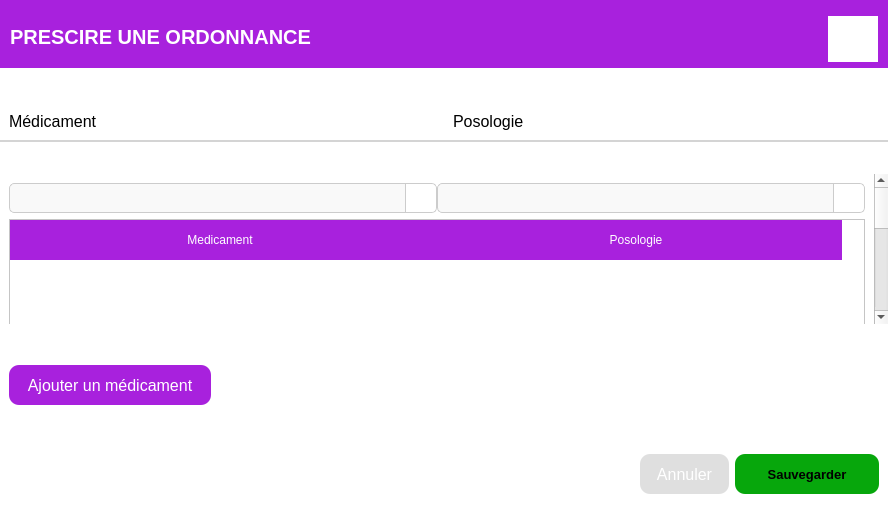
<?xml version="1.0" encoding="UTF-8"?>
<ui version="4.0">
 <class>AjouterOrdonnance</class>
 <widget class="QDialog" name="AjouterOrdonnance">
  <property name="geometry">
   <rect>
    <x>0</x>
    <y>0</y>
    <width>888</width>
    <height>530</height>
   </rect>
  </property>
  <property name="windowTitle">
   <string>Dialog</string>
  </property>
  <layout class="QHBoxLayout" name="horizontalLayout">
   <property name="spacing">
    <number>0</number>
   </property>
   <property name="leftMargin">
    <number>0</number>
   </property>
   <property name="topMargin">
    <number>0</number>
   </property>
   <property name="rightMargin">
    <number>0</number>
   </property>
   <property name="bottomMargin">
    <number>0</number>
   </property>
   <item>
    <widget class="QFrame" name="carre">
     <property name="styleSheet">
      <string notr="true">#carre{
	background-color: rgb(255, 255, 255);
}</string>
     </property>
     <property name="frameShape">
      <enum>QFrame::NoFrame</enum>
     </property>
     <property name="frameShadow">
      <enum>QFrame::Raised</enum>
     </property>
     <layout class="QVBoxLayout" name="verticalLayout_5">
      <property name="spacing">
       <number>0</number>
      </property>
      <property name="leftMargin">
       <number>0</number>
      </property>
      <property name="topMargin">
       <number>0</number>
      </property>
      <property name="rightMargin">
       <number>0</number>
      </property>
      <property name="bottomMargin">
       <number>0</number>
      </property>
      <item>
       <widget class="QFrame" name="autre">
        <property name="maximumSize">
         <size>
          <width>16777215</width>
          <height>70</height>
         </size>
        </property>
        <property name="styleSheet">
         <string notr="true">#autre{
border-bottom: 2px solid rgb(255, 255, 255);
background-color: rgb(168, 33, 221);
}</string>
        </property>
        <property name="frameShape">
         <enum>QFrame::NoFrame</enum>
        </property>
        <property name="frameShadow">
         <enum>QFrame::Raised</enum>
        </property>
        <layout class="QHBoxLayout" name="horizontalLayout_2">
         <property name="spacing">
          <number>0</number>
         </property>
         <property name="leftMargin">
          <number>10</number>
         </property>
         <property name="topMargin">
          <number>16</number>
         </property>
         <property name="rightMargin">
          <number>10</number>
         </property>
         <property name="bottomMargin">
          <number>12</number>
         </property>
         <item>
          <widget class="QLabel" name="label_3">
           <property name="font">
            <font>
             <pointsize>15</pointsize>
             <weight>75</weight>
             <bold>true</bold>
            </font>
           </property>
           <property name="styleSheet">
            <string notr="true">color: rgb(255, 255, 255);</string>
           </property>
           <property name="text">
            <string>PRESCIRE UNE ORDONNANCE</string>
           </property>
          </widget>
         </item>
         <item>
          <widget class="QPushButton" name="femer">
           <property name="minimumSize">
            <size>
             <width>0</width>
             <height>46</height>
            </size>
           </property>
           <property name="maximumSize">
            <size>
             <width>50</width>
             <height>50</height>
            </size>
           </property>
           <property name="cursor">
            <cursorShape>PointingHandCursor</cursorShape>
           </property>
           <property name="styleSheet">
            <string notr="true">QPushButton{
background-color: rgb(255, 255, 255);
border: none;
}

QPushButton:hover{
background-color: rgb(255, 0, 0);
}</string>
           </property>
           <property name="text">
            <string/>
           </property>
           <property name="icon">
            <iconset resource="icon.qrc">
             <normaloff>:/ICON/close-line.svg</normaloff>:/ICON/close-line.svg</iconset>
           </property>
           <property name="iconSize">
            <size>
             <width>36</width>
             <height>36</height>
            </size>
           </property>
          </widget>
         </item>
        </layout>
       </widget>
      </item>
      <item>
       <widget class="QFrame" name="frame_15">
        <property name="frameShape">
         <enum>QFrame::NoFrame</enum>
        </property>
        <property name="frameShadow">
         <enum>QFrame::Raised</enum>
        </property>
        <layout class="QVBoxLayout" name="verticalLayout">
         <property name="spacing">
          <number>0</number>
         </property>
         <property name="leftMargin">
          <number>0</number>
         </property>
         <property name="topMargin">
          <number>0</number>
         </property>
         <property name="rightMargin">
          <number>0</number>
         </property>
         <property name="bottomMargin">
          <number>0</number>
         </property>
         <item>
          <widget class="QFrame" name="frame_16">
           <property name="maximumSize">
            <size>
             <width>16777215</width>
             <height>40</height>
            </size>
           </property>
           <property name="cursor">
            <cursorShape>ArrowCursor</cursorShape>
           </property>
           <property name="styleSheet">
            <string notr="true">border-bottom: 2px solid rgb(212, 212, 212)</string>
           </property>
           <property name="frameShape">
            <enum>QFrame::NoFrame</enum>
           </property>
           <property name="frameShadow">
            <enum>QFrame::Raised</enum>
           </property>
           <layout class="QHBoxLayout" name="horizontalLayout_17">
            <property name="spacing">
             <number>0</number>
            </property>
            <property name="leftMargin">
             <number>0</number>
            </property>
            <property name="topMargin">
             <number>0</number>
            </property>
            <property name="rightMargin">
             <number>0</number>
            </property>
            <property name="bottomMargin">
             <number>0</number>
            </property>
            <item>
             <widget class="QFrame" name="frame_3">
              <property name="minimumSize">
               <size>
                <width>386</width>
                <height>0</height>
               </size>
              </property>
              <property name="styleSheet">
               <string notr="true">QFrame{
border: none;
border-bottom: 2px solid rgb(212, 212, 212);
}</string>
              </property>
              <property name="frameShape">
               <enum>QFrame::NoFrame</enum>
              </property>
              <property name="frameShadow">
               <enum>QFrame::Raised</enum>
              </property>
              <layout class="QHBoxLayout" name="horizontalLayout_6">
               <item>
                <widget class="QLabel" name="label_4">
                 <property name="font">
                  <font>
                   <pointsize>12</pointsize>
                  </font>
                 </property>
                 <property name="styleSheet">
                  <string notr="true">border: none;</string>
                 </property>
                 <property name="text">
                  <string>Médicament</string>
                 </property>
                </widget>
               </item>
              </layout>
             </widget>
            </item>
            <item>
             <widget class="QFrame" name="frame_4">
              <property name="minimumSize">
               <size>
                <width>385</width>
                <height>0</height>
               </size>
              </property>
              <property name="styleSheet">
               <string notr="true">QFrame{
border: none;
border-bottom: 2px solid rgb(212, 212, 212);
}</string>
              </property>
              <property name="frameShape">
               <enum>QFrame::StyledPanel</enum>
              </property>
              <property name="frameShadow">
               <enum>QFrame::Raised</enum>
              </property>
              <layout class="QHBoxLayout" name="horizontalLayout_7">
               <item>
                <widget class="QLabel" name="label_5">
                 <property name="font">
                  <font>
                   <pointsize>12</pointsize>
                  </font>
                 </property>
                 <property name="styleSheet">
                  <string notr="true">border: none;</string>
                 </property>
                 <property name="text">
                  <string>Posologie</string>
                 </property>
                </widget>
               </item>
              </layout>
             </widget>
            </item>
           </layout>
          </widget>
         </item>
         <item>
          <widget class="QFrame" name="frame_17">
           <property name="maximumSize">
            <size>
             <width>16777215</width>
             <height>150</height>
            </size>
           </property>
           <property name="cursor">
            <cursorShape>ArrowCursor</cursorShape>
           </property>
           <property name="frameShape">
            <enum>QFrame::NoFrame</enum>
           </property>
           <property name="frameShadow">
            <enum>QFrame::Raised</enum>
           </property>
           <layout class="QHBoxLayout" name="horizontalLayout_9">
            <property name="spacing">
             <number>0</number>
            </property>
            <property name="leftMargin">
             <number>0</number>
            </property>
            <property name="topMargin">
             <number>0</number>
            </property>
            <property name="rightMargin">
             <number>0</number>
            </property>
            <property name="bottomMargin">
             <number>0</number>
            </property>
            <item>
             <widget class="QScrollArea" name="scrollArea">
              <property name="styleSheet">
               <string notr="true">background-color: rgb(255, 255, 255);</string>
              </property>
              <property name="frameShape">
               <enum>QFrame::NoFrame</enum>
              </property>
              <property name="widgetResizable">
               <bool>true</bool>
              </property>
              <widget class="QWidget" name="scrollAreaWidgetContents">
               <property name="geometry">
                <rect>
                 <x>0</x>
                 <y>0</y>
                 <width>871</width>
                 <height>454</height>
                </rect>
               </property>
               <layout class="QVBoxLayout" name="verticalLayout_2">
                <property name="leftMargin">
                 <number>9</number>
                </property>
                <item>
                 <widget class="QFrame" name="frame_5">
                  <property name="maximumSize">
                   <size>
                    <width>16777215</width>
                    <height>42</height>
                   </size>
                  </property>
                  <property name="styleSheet">
                   <string notr="true">border: none;</string>
                  </property>
                  <property name="frameShape">
                   <enum>QFrame::NoFrame</enum>
                  </property>
                  <property name="frameShadow">
                   <enum>QFrame::Raised</enum>
                  </property>
                  <layout class="QHBoxLayout" name="horizontalLayout_11">
                   <property name="spacing">
                    <number>0</number>
                   </property>
                   <property name="leftMargin">
                    <number>0</number>
                   </property>
                   <property name="topMargin">
                    <number>0</number>
                   </property>
                   <property name="rightMargin">
                    <number>0</number>
                   </property>
                   <property name="bottomMargin">
                    <number>0</number>
                   </property>
                   <item>
                    <widget class="QFrame" name="frame_8">
                     <property name="frameShape">
                      <enum>QFrame::NoFrame</enum>
                     </property>
                     <property name="frameShadow">
                      <enum>QFrame::Raised</enum>
                     </property>
                     <layout class="QHBoxLayout" name="horizontalLayout_12">
                      <property name="spacing">
                       <number>0</number>
                      </property>
                      <property name="leftMargin">
                       <number>0</number>
                      </property>
                      <property name="topMargin">
                       <number>0</number>
                      </property>
                      <property name="rightMargin">
                       <number>0</number>
                      </property>
                      <property name="bottomMargin">
                       <number>0</number>
                      </property>
                      <item>
                       <widget class="QComboBox" name="CO_medicament">
                        <property name="minimumSize">
                         <size>
                          <width>0</width>
                          <height>30</height>
                         </size>
                        </property>
                        <property name="styleSheet">
                         <string notr="true">QComboBox {
    border: 1px solid #cccccc;
    border-radius: 5px;
    padding: 5px 10px;
    background-color: #f9f9f9;
    font-family: Arial, sans-serif;
    font-size: 14px;
    color: #333333;
}

QComboBox::drop-down {
    subcontrol-origin: padding;
    subcontrol-position: top right;
    width: 30px;
    border-left: 1px solid #cccccc;
    background-color: #ffffff;
    border-top-right-radius: 5px;
    border-bottom-right-radius: 5px;
}

QComboBox::down-arrow {
     /* Remplace par le chemin de ton image de flèche */
	image: url(:/ICON/Vector_down_arrow_link.svg.png);
    width: 30px;
    height: 30px;
}

QComboBox QAbstractItemView {
    border: 1px solid #cccccc;
    border-radius: 5px;
    padding: 5px;
    background-color: #ffffff;
    selection-background-color: #6da3ff;
    selection-color: #ffffff;
    font-family: Arial, sans-serif;
    font-size: 14px;
}

QComboBox::item {
    padding: 5px;
    background-color: #ffffff;
    color: #333333;
	
	font: 14pt &quot;MS Shell Dlg 2&quot;;
}

QComboBox::item:selected {
    background-color: #6da3ff;
    color: #ffffff;
}
</string>
                        </property>
                       </widget>
                      </item>
                     </layout>
                    </widget>
                   </item>
                   <item>
                    <widget class="QFrame" name="frame_9">
                     <property name="frameShape">
                      <enum>QFrame::NoFrame</enum>
                     </property>
                     <property name="frameShadow">
                      <enum>QFrame::Raised</enum>
                     </property>
                     <layout class="QHBoxLayout" name="horizontalLayout_13">
                      <property name="spacing">
                       <number>0</number>
                      </property>
                      <property name="leftMargin">
                       <number>0</number>
                      </property>
                      <property name="topMargin">
                       <number>0</number>
                      </property>
                      <property name="rightMargin">
                       <number>0</number>
                      </property>
                      <property name="bottomMargin">
                       <number>0</number>
                      </property>
                      <item>
                       <widget class="QComboBox" name="CO_posologie">
                        <property name="minimumSize">
                         <size>
                          <width>0</width>
                          <height>30</height>
                         </size>
                        </property>
                        <property name="styleSheet">
                         <string notr="true">QComboBox {
    border: 1px solid #cccccc;
    border-radius: 5px;
    padding: 5px 10px;
    background-color: #f9f9f9;
    font-family: Arial, sans-serif;
    font-size: 14px;
    color: #333333;
}

QComboBox::drop-down {
    subcontrol-origin: padding;
    subcontrol-position: top right;
    width: 30px;
    border-left: 1px solid #cccccc;
    background-color: #ffffff;
    border-top-right-radius: 5px;
    border-bottom-right-radius: 5px;
}

QComboBox::down-arrow {
     /* Remplace par le chemin de ton image de flèche */
	image: url(:/ICON/Vector_down_arrow_link.svg.png);
    width: 30px;
    height: 30px;
}

QComboBox QAbstractItemView {
    border: 1px solid #cccccc;
    border-radius: 5px;
    padding: 5px;
    background-color: #ffffff;
    selection-background-color: #6da3ff;
    selection-color: #ffffff;
    font-family: Arial, sans-serif;
    font-size: 14px;
}

QComboBox::item {
    padding: 5px;
    background-color: #ffffff;
    color: #333333;
	
	font: 14pt &quot;MS Shell Dlg 2&quot;;
}

QComboBox::item:selected {
    background-color: #6da3ff;
    color: #ffffff;
}
</string>
                        </property>
                       </widget>
                      </item>
                     </layout>
                    </widget>
                   </item>
                  </layout>
                 </widget>
                </item>
                <item>
                 <widget class="QFrame" name="frame_label">
                  <property name="minimumSize">
                   <size>
                    <width>0</width>
                    <height>400</height>
                   </size>
                  </property>
                  <property name="frameShape">
                   <enum>QFrame::NoFrame</enum>
                  </property>
                  <property name="frameShadow">
                   <enum>QFrame::Raised</enum>
                  </property>
                  <layout class="QHBoxLayout" name="horizontalLayout_14">
                   <property name="spacing">
                    <number>0</number>
                   </property>
                   <property name="leftMargin">
                    <number>0</number>
                   </property>
                   <property name="topMargin">
                    <number>0</number>
                   </property>
                   <property name="rightMargin">
                    <number>0</number>
                   </property>
                   <property name="bottomMargin">
                    <number>0</number>
                   </property>
                   <item>
                    <widget class="QTableWidget" name="tableWidget">
                     <property name="styleSheet">
                      <string notr="true"> QHeaderView::section {
	background-color: rgb(168, 33, 221);
    padding-left: 4px;
	height: 40px;
	border: none;
	color: rgb(255, 255, 255);
 }
 
 QHeaderView::section:checked
 {
 }

QTableView::item{
color: rgb(0, 0, 0);
}

QTableView::item:selected {
    background-color: #a0a0ff;
    color: black;
}

QPushButton{
border: none;
	background-color: rgb(168, 33, 221);
}
</string>
                     </property>
                     <property name="frameShape">
                      <enum>QFrame::StyledPanel</enum>
                     </property>
                     <attribute name="horizontalHeaderCascadingSectionResizes">
                      <bool>false</bool>
                     </attribute>
                     <attribute name="horizontalHeaderDefaultSectionSize">
                      <number>416</number>
                     </attribute>
                     <attribute name="horizontalHeaderMinimumSectionSize">
                      <number>49</number>
                     </attribute>
                     <attribute name="horizontalHeaderShowSortIndicator" stdset="0">
                      <bool>false</bool>
                     </attribute>
                     <attribute name="horizontalHeaderStretchLastSection">
                      <bool>false</bool>
                     </attribute>
                     <attribute name="verticalHeaderVisible">
                      <bool>false</bool>
                     </attribute>
                     <attribute name="verticalHeaderHighlightSections">
                      <bool>true</bool>
                     </attribute>
                     <column>
                      <property name="text">
                       <string>Medicament</string>
                      </property>
                     </column>
                     <column>
                      <property name="text">
                       <string>Posologie</string>
                      </property>
                     </column>
                    </widget>
                   </item>
                  </layout>
                 </widget>
                </item>
               </layout>
              </widget>
             </widget>
            </item>
           </layout>
          </widget>
         </item>
         <item>
          <widget class="QFrame" name="frame_19">
           <property name="maximumSize">
            <size>
             <width>16777215</width>
             <height>55</height>
            </size>
           </property>
           <property name="cursor">
            <cursorShape>ArrowCursor</cursorShape>
           </property>
           <property name="frameShape">
            <enum>QFrame::NoFrame</enum>
           </property>
           <property name="frameShadow">
            <enum>QFrame::Raised</enum>
           </property>
           <layout class="QHBoxLayout" name="horizontalLayout_8">
            <item>
             <widget class="QPushButton" name="btnAjouterMedicament">
              <property name="minimumSize">
               <size>
                <width>202</width>
                <height>40</height>
               </size>
              </property>
              <property name="font">
               <font>
                <pointsize>12</pointsize>
               </font>
              </property>
              <property name="cursor">
               <cursorShape>PointingHandCursor</cursorShape>
              </property>
              <property name="styleSheet">
               <string notr="true">background-color: rgb(168, 33, 221);
color: rgb(255, 255, 255);
border: none;
border-radius: 10px;</string>
              </property>
              <property name="text">
               <string>Ajouter un médicament</string>
              </property>
              <property name="icon">
               <iconset resource="icon.qrc">
                <normaloff>:/ICON/plus.svg</normaloff>:/ICON/plus.svg</iconset>
              </property>
              <property name="iconSize">
               <size>
                <width>25</width>
                <height>25</height>
               </size>
              </property>
             </widget>
            </item>
            <item>
             <spacer name="horizontalSpacer">
              <property name="orientation">
               <enum>Qt::Horizontal</enum>
              </property>
              <property name="sizeHint" stdset="0">
               <size>
                <width>642</width>
                <height>20</height>
               </size>
              </property>
             </spacer>
            </item>
           </layout>
          </widget>
         </item>
         <item>
          <widget class="QFrame" name="frame_18">
           <property name="maximumSize">
            <size>
             <width>16777215</width>
             <height>54</height>
            </size>
           </property>
           <property name="cursor">
            <cursorShape>ArrowCursor</cursorShape>
           </property>
           <property name="frameShape">
            <enum>QFrame::NoFrame</enum>
           </property>
           <property name="frameShadow">
            <enum>QFrame::Raised</enum>
           </property>
           <layout class="QHBoxLayout" name="horizontalLayout_10">
            <property name="bottomMargin">
             <number>0</number>
            </property>
            <item>
             <spacer name="horizontalSpacer_2">
              <property name="orientation">
               <enum>Qt::Horizontal</enum>
              </property>
              <property name="sizeHint" stdset="0">
               <size>
                <width>605</width>
                <height>20</height>
               </size>
              </property>
             </spacer>
            </item>
            <item>
             <widget class="QPushButton" name="PrendreRDV_4">
              <property name="minimumSize">
               <size>
                <width>89</width>
                <height>40</height>
               </size>
              </property>
              <property name="maximumSize">
               <size>
                <width>100</width>
                <height>16777215</height>
               </size>
              </property>
              <property name="font">
               <font>
                <pointsize>12</pointsize>
               </font>
              </property>
              <property name="cursor">
               <cursorShape>PointingHandCursor</cursorShape>
              </property>
              <property name="styleSheet">
               <string notr="true">border: none;
border-radius: 10px;
background-color: rgb(223, 223, 223);
color: rgb(255, 255, 255);</string>
              </property>
              <property name="text">
               <string>Annuler</string>
              </property>
              <property name="iconSize">
               <size>
                <width>25</width>
                <height>25</height>
               </size>
              </property>
             </widget>
            </item>
            <item>
             <widget class="QPushButton" name="btnSauvegarger">
              <property name="minimumSize">
               <size>
                <width>144</width>
                <height>40</height>
               </size>
              </property>
              <property name="maximumSize">
               <size>
                <width>150</width>
                <height>40</height>
               </size>
              </property>
              <property name="font">
               <font>
                <pointsize>10</pointsize>
                <weight>75</weight>
                <italic>false</italic>
                <bold>true</bold>
                <underline>false</underline>
               </font>
              </property>
              <property name="cursor">
               <cursorShape>PointingHandCursor</cursorShape>
              </property>
              <property name="styleSheet">
               <string notr="true">border: none;
background-color: rgb(7, 167, 12);
border-radius: 10px;</string>
              </property>
              <property name="text">
               <string>Sauvegarder</string>
              </property>
              <property name="icon">
               <iconset resource="icon.qrc">
                <normaloff>:/ICON/save-outline.svg</normaloff>:/ICON/save-outline.svg</iconset>
              </property>
              <property name="iconSize">
               <size>
                <width>25</width>
                <height>25</height>
               </size>
              </property>
              <property name="flat">
               <bool>true</bool>
              </property>
             </widget>
            </item>
           </layout>
          </widget>
         </item>
        </layout>
       </widget>
      </item>
     </layout>
    </widget>
   </item>
  </layout>
 </widget>
 <resources>
  <include location="icon.qrc"/>
 </resources>
 <connections/>
</ui>
